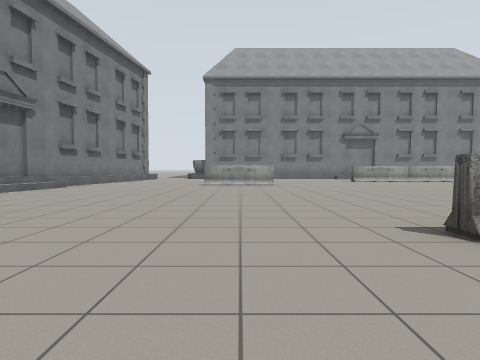
view 1 (above)

23 first-person views from a walk through a Gazebo world. The camera is 0.94 m above the floor, tilts 2° down and sees 75° across. The lines on the ground mark 1 m squares. The floor is counted in squares, 2 m on a side. Each view is taken from the middle of a square. On the plan, view 1 faces up. The plan holds only what a view shows up to about 9 squares ahead; the rest is blank.

view 2
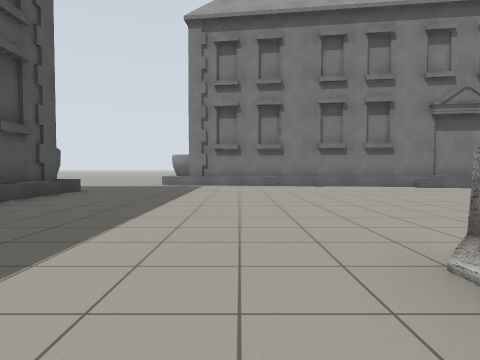

view 3
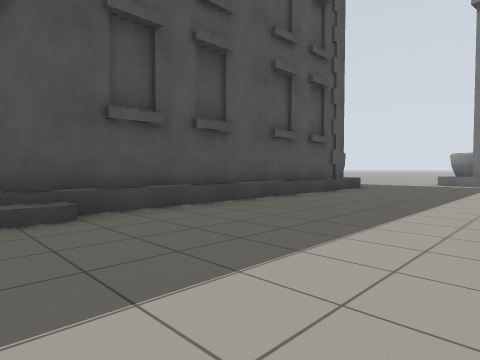

view 4
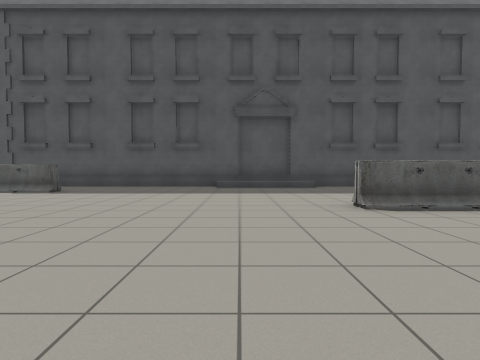

view 5
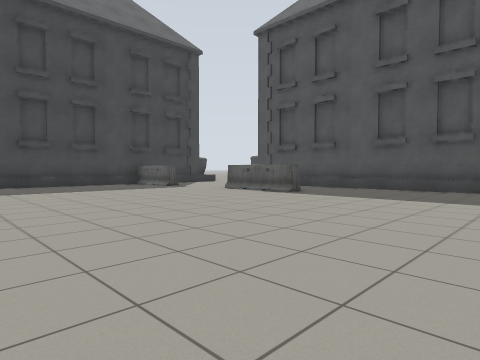

view 6
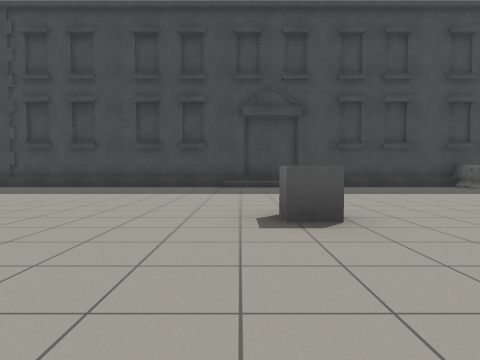

view 7
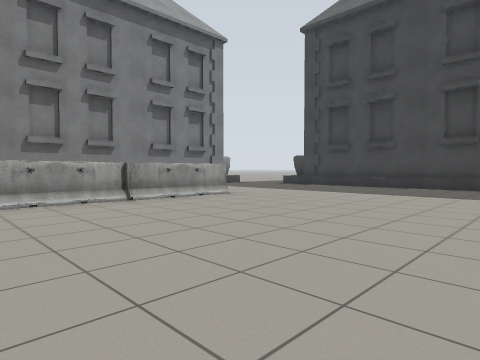

view 8
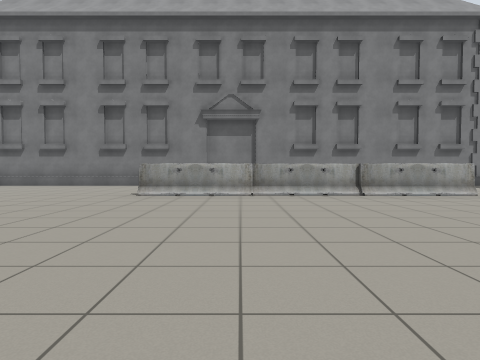

view 9
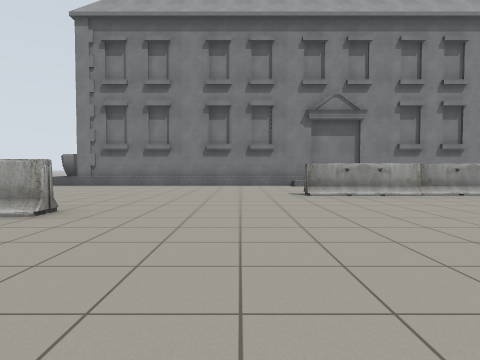

view 10
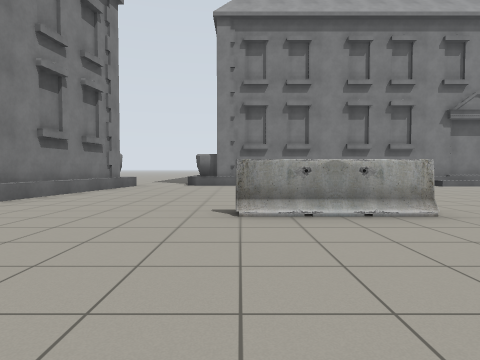

view 11
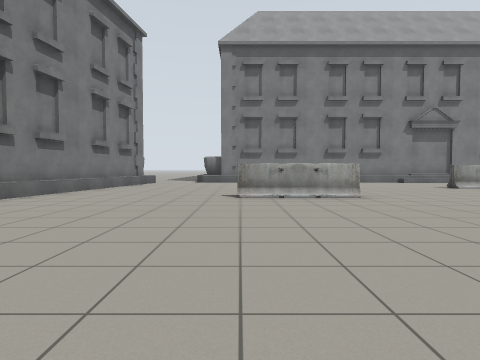

view 12
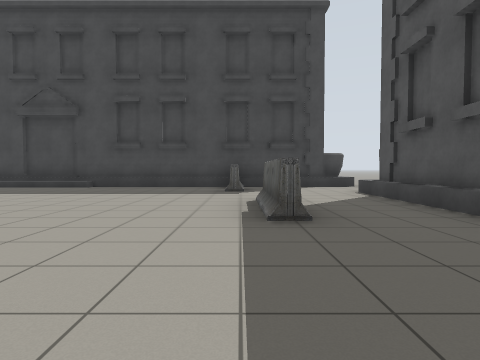

view 13
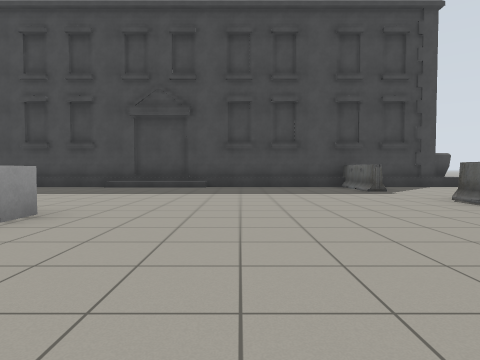

view 14
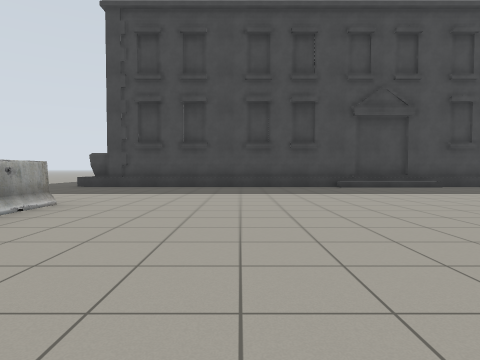

view 15
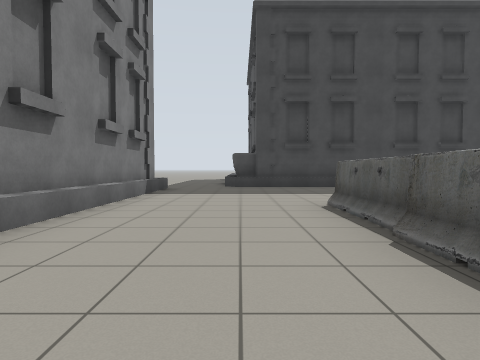

view 16
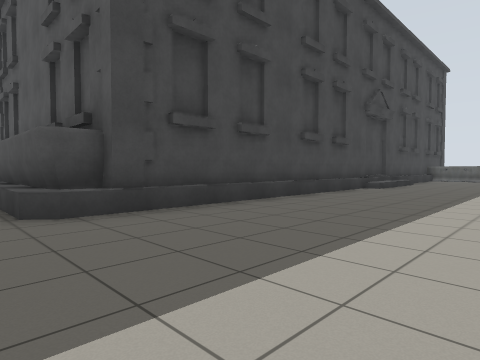

view 17
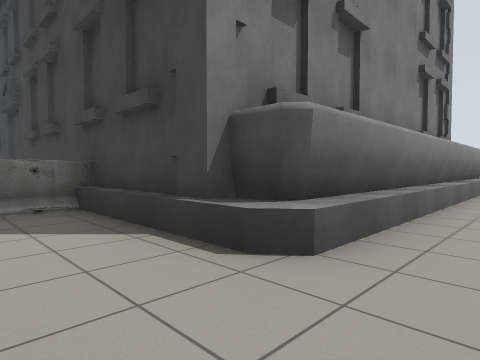

view 18
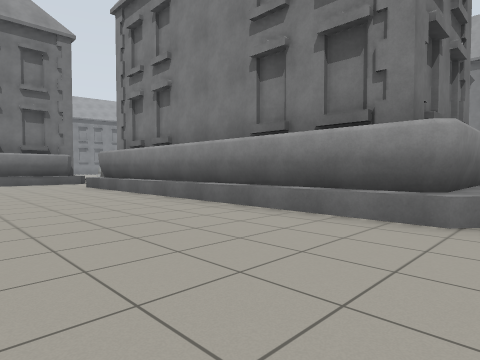

view 19
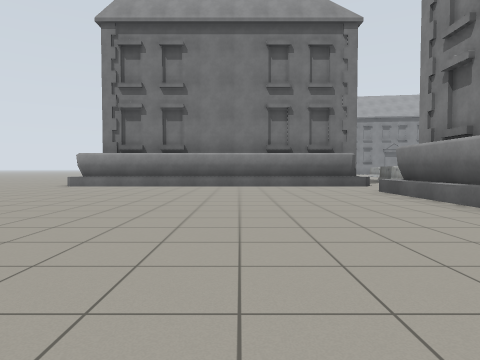

view 20
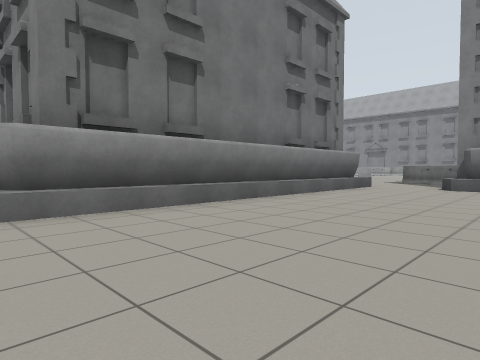

view 21
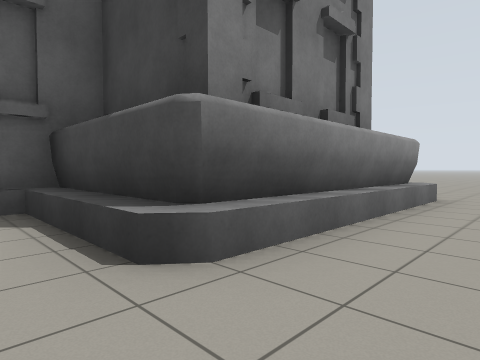

view 22
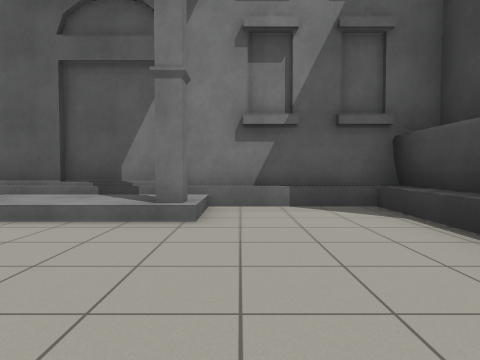

view 23
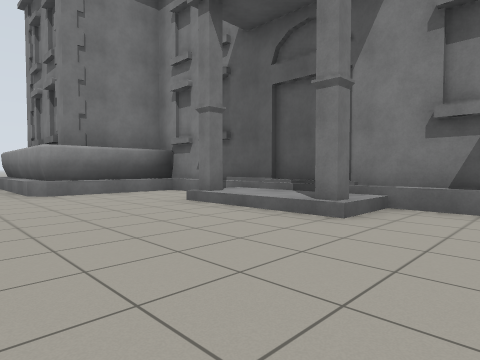

### Floor plan
Key: @ floor where view 1 was taken; . floor; S school; B barrier; G grey box.
Columns run from 7 left of view 1 to 23 right of it. Each row starts with its distance up from view 1.
 15    S.SSSSSSSSSSSSSSSSS.
 14    S......... .........
 13    S........ .........SSSS SSS
 12   S.........BBBBBB....SSSSSSSS
 11   S...................S
 10   S...................S
  9   S...BBB.............S
  8   S...................S
  7   S...................S
  6  SS..................S
  5  S..............G....SS
  4  S...................SS
  3  S....................S
  2  S.......BB...........S
  1  S....................S      S
  0  S.....@........BB..BBS      S
 -1 SS....................S      S
 -2  .........SSS.........SSSSSSSS
 -3  ..SSSSSSSSSSSSSSSSS..SSSSSSSS.
 -4                    S...........
 -5                    S...........
 -6                    S...........
 -7                    S........
 -8        SSSSSSSSSS  S.......
 -9        SS.SSS..SS  S......
-10    SSSSSS......SSSSS.....
-11       ...................
-12           ...........

Where each view was taken, in squares from view 1:
view 1: 0 up, 0 right, facing up
view 2: 1 up, 3 right, facing left
view 3: 1 up, 4 right, facing down-left
view 4: 6 up, 5 right, facing down
view 5: 5 up, 5 right, facing down-right
view 6: 6 up, 6 right, facing right
view 7: 7 up, 6 right, facing up-right
view 8: 6 up, 6 right, facing up
view 9: 6 up, 3 right, facing up
view 10: 6 up, 1 left, facing up
view 11: 4 up, 1 left, facing up
view 12: 0 up, 6 right, facing right
view 13: 3 up, 6 right, facing right
view 14: 9 up, 6 right, facing right
view 15: 13 up, 6 right, facing right
view 16: 14 up, 11 right, facing down-right
view 17: 4 down, 13 right, facing up-right
view 18: 6 down, 23 right, facing up-left
view 19: 6 down, 21 right, facing left
view 20: 11 down, 16 right, facing up-left
view 21: 12 down, 7 right, facing up-right
view 22: 12 down, 6 right, facing up
view 23: 12 down, 7 right, facing up-left
